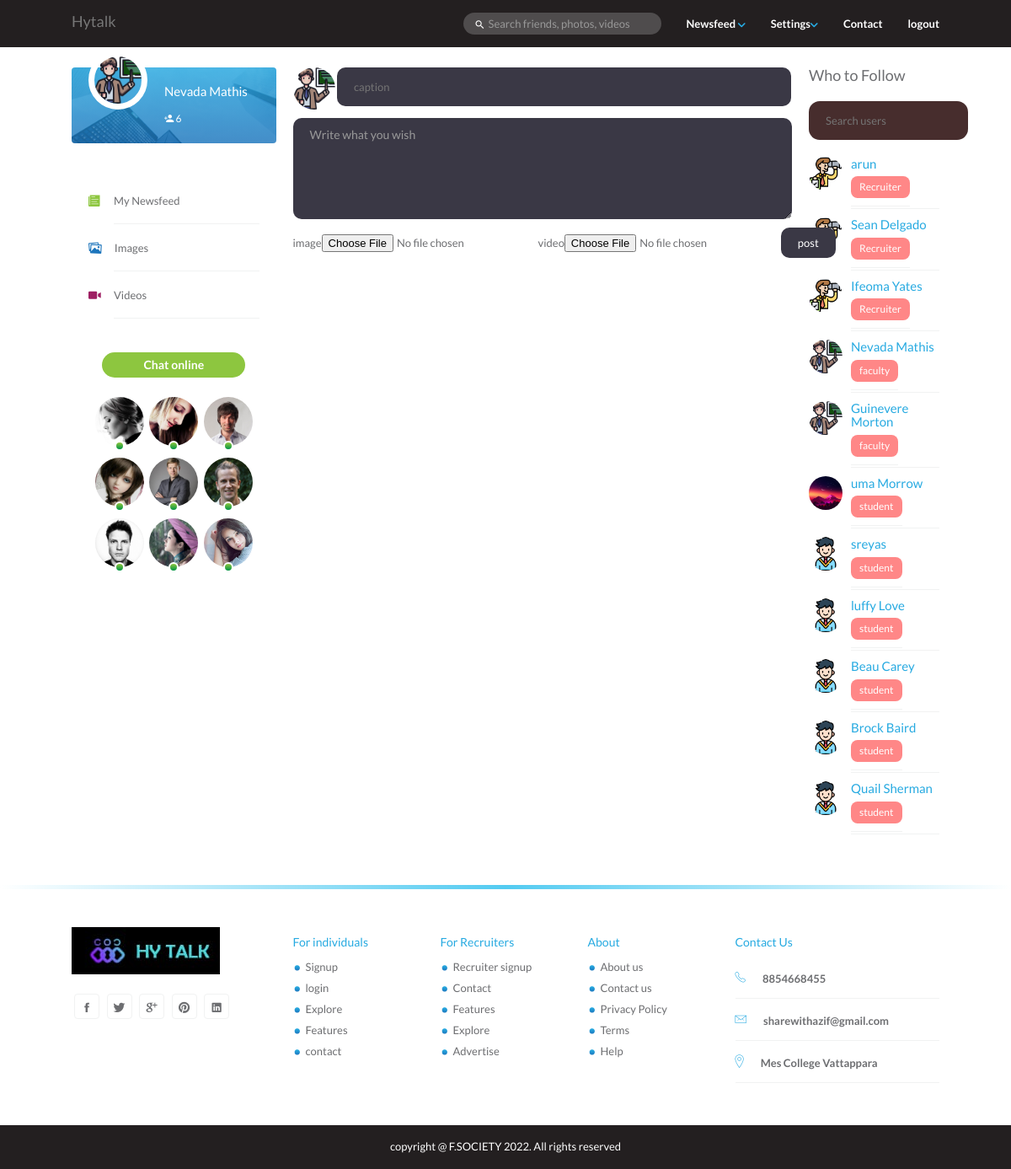
Screenshot of /Faculty/timeline.php (signed in) with the database file from the repository.
### tables this page shows
CREATE TABLE IF NOT EXISTS `faculty` (
  `id` int(11) NOT NULL AUTO_INCREMENT,
  `Name` varchar(50) NOT NULL,
  `designation` varchar(50) NOT NULL,
  `Dob` date NOT NULL,
  `Email` varchar(100) NOT NULL,
  `Faculty_pic` varchar(255) DEFAULT 'images/faculty/default.png',
  `Department` varchar(50) NOT NULL,
  `Mobile_no` varchar(20) NOT NULL,
  `Username` varchar(50) DEFAULT NULL,
  `Password` varchar(255) NOT NULL,
  PRIMARY KEY (`id`)
);

CREATE TABLE IF NOT EXISTS `recruiter` (
  `id` int(11) NOT NULL AUTO_INCREMENT,
  `Name` varchar(50) NOT NULL,
  `Company_details` varchar(255) NOT NULL,
  `Email` varchar(100) NOT NULL,
  `recruiter_pic` varchar(255) DEFAULT 'images/recruiter/default.png',
  `Designation` varchar(50) NOT NULL,
  `Mobile_no` varchar(20) NOT NULL,
  `Username` varchar(50) DEFAULT NULL,
  `Password` varchar(255) NOT NULL,
  PRIMARY KEY (`id`)
);

CREATE TABLE IF NOT EXISTS `student` (
  `id` int(11) NOT NULL AUTO_INCREMENT,
  `Name` varchar(50) NOT NULL,
  `semester` varchar(20) NOT NULL,
  `register_no` varchar(20) DEFAULT NULL,
  `Dob` date NOT NULL,
  `Gender` varchar(10) NOT NULL,
  `Email` varchar(100) NOT NULL,
  `Student_pic` varchar(255) DEFAULT 'images/users/default.png',
  `Stream` varchar(50) NOT NULL,
  `Mobile_no` varchar(20) NOT NULL,
  `Username` varchar(50) NOT NULL,
  `Password` varchar(255) NOT NULL,
  PRIMARY KEY (`id`)
);

### Faculty/static/header.php (called while the page is built, shortened)
<?php
include('../php/db/db.php');
$email = $_SESSION['email'];
$teacherList = mysqli_query($conn, "select * from faculty where Email='$email'");
$Fac_detail=$teacherList->fetch_assoc();
$FacName=$Fac_detail['Name'];
$FacImage=$Fac_detail['Faculty_pic'];
?>

### Faculty/static/right-side-bar.php (the view, shortened to what this page needs)
<?php
$studentList = mysqli_query($conn, "select * from student");
$facultyList = mysqli_query($conn, "select * from faculty");
$recruiterList = mysqli_query($conn, "select * from recruiter");
?>
<div class="col-md-2 static">
<div class="suggestions" id="sticky-sidebar">
    <h4 class="grey">Who to Follow</h4>
    <div class="follow-user-search-bar-container">
        <input type="text" onkeydown="search(this);" class="user-search" style="background-color: #472D2D;border-radius: 1.3rem;margin-bottom: 1rem;color: white;border: none; outline: none; padding: 1rem 2rem" placeholder="Search users">
    </div>
    <?php
        while($recruiter = $recruiterList->fetch_assoc()){
            ?>
                <div class="follow-user" >
                    <img src="../<?php echo $recruiter['recruiter_pic']; ?>" alt="" class="profile-photo-sm pull-left" />
                    <div>
                        <h5 style="font-size: 1.5rem" class="name"><?php echo $recruiter['Name'] ?></h5>
                        <div style="font-size: 1.2rem;width: fit-content;padding: 0 1rem;border-radius: .8rem;text-align: start; margin: 0 !important; background-color: #FF8787;color: white;transform: translateY(-.3rem);">Recruiter</div>
                    </div>
                </div>
            <?php
        }
        while($faculty = $facultyList->fetch_assoc()){
            ?>
                <div class="follow-user" >
                    <img src="../<?php echo $faculty['Faculty_pic']; ?>" alt="" class="profile-photo-sm pull-left" />
                    <div>
                        <h5 style="font-size: 1.5rem" class="name"><?php echo $faculty['Name'] ?></h5>
                        <div style="font-size: 1.2rem;width: fit-content;padding: 0 1rem;border-radius: .8rem;text-align: start; margin: 0 !important; background-color: #FF8787;color: white;transform: translateY(-.3rem);">faculty</div>
                    </div>
                </div>
            <?php
        }
        while($student = $studentList->fetch_assoc()){
            ?>
                <div class="follow-user">
                    <img src="../<?php echo $student['Student_pic']; ?>" alt="" class="profile-photo-sm pull-left" />
                    <div>
                        <h5 style="font-size: 1.5rem" class="name"><?php echo $student['Name'] ?></h5>
                        <div style="font-size: 1.2rem;width: fit-content;padding: 0 1rem;border-radius: .8rem;text-align: start; margin: 0 !important; background-color: #FF8787;color: white;transform: translateY(-.3rem);">student</div>
                    </div>
                </div>
            <?php
        }
    ?>
</div>
</div>

### Faculty/timeline.php (shortened to what this page needs)
<?php
include('static/header.php');
?>
<!DOCTYPE html>
<html lang="en">
<head>
  <link rel="stylesheet" href="../css/bootstrap.min.css" />
  <link rel="stylesheet" href="../css/style.css" />
  <link rel="stylesheet" href="../css/ionicons.min.css" />
  <link rel="stylesheet" href="../css/font-awesome.min.css" />
  <link href="../css/emoji.css" rel="stylesheet">
</head>
<body>
  <header id="header">
    <nav class="navbar navbar-default navbar-fixed-top menu">
      <div class="container">
        <div class="navbar-header">
          <a class="navbar-brand" href="#">
            Hytalk
          </a>
        </div>
        <div class="collapse navbar-collapse" id="bs-example-navbar-collapse-1">
          <ul class="nav navbar-nav navbar-right main-menu">
            <li class="dropdown">
                <a href="newsfeed.php" class="dropdown-toggle" >Newsfeed <span><img src="images/down-arrow.png" alt="" /></span></a>
              </li>
            <li class="dropdown">
              <a href="#" class="dropdown-toggle" data-toggle="dropdown" role="button" aria-haspopup="true" aria-expanded="false">Settings<span><img src="../images/down-arrow.png" alt="" /></span></a>
            </li>
            <li class="dropdown"><a href="../contact.php">Contact</a></li>
            <li class="dropdown"><a href="php/logout.php">logout</a></li>
          </ul>
          <form class="navbar-form navbar-right hidden-sm">
            <div class="form-group">
              <i class="icon ion-android-search"></i>
              <input type="text" class="form-control" placeholder="Search friends, photos, videos">
            </div>
          </form>
        </div>
      </div>
    </nav>
  </header>
  <div id="page-contents">
    <div class="container">
      <div class="row">
        <?php include('static/left-side-bar.php'); ?>
        <div class="col-md-7">
          <?php include('static/post.php') ?>
        </div>
        <?php include('static/right-side-bar.php'); ?>
      </div>
    </div>
  </div>
  <footer id="footer">
    <div class="container">
      <div class="row">
        <div class="footer-wrapper">
          <div class="col-md-3 col-sm-3">
            <a href="#"><img src="../images/logo.png.jpg" alt="" class="footer-logo" /></a>
            <ul class="list-inline social-icons">
              <li><a href="#"><i class="icon ion-social-facebook"></i></a></li>
              <li><a href="#"><i class="icon ion-social-twitter"></i></a></li>
              <li><a href="#"><i class="icon ion-social-googleplus"></i></a></li>
              <li><a href="#"><i class="icon ion-social-pinterest"></i></a></li>
              <li><a href="#"><i class="icon ion-social-linkedin"></i></a></li>
            </ul>
          </div>
          <div class="col-md-2 col-sm-2">
            <h5>For individuals</h5>
            <ul class="footer-links">
              <li><a href="../index-registerstudent.php">Signup</a></li>
              <li><a href="../index-registeradmin.php">login</a></li>
              <li><a href="#">Explore</a></li>
              <li><a href="#">Features</a></li>
              <li><a href="../contact.php">contact</a></li>
            </ul>
          </div>
          <div class="col-md-2 col-sm-2">
            <h5>For Recruiters</h5>
            <ul class="footer-links">
              <li><a href="../index-registerrecruiter.php">Recruiter signup</a></li>
              <li><a href="../contact.php"></a>Contact</li>
              <li><a href="#">Features</a></li>
              <li><a href="#">Explore</a></li>
              <li><a href="#">Advertise</a></li>
            </ul>
          </div>
          <div class="col-md-2 col-sm-2">
            <h5>About</h5>
            <ul class="footer-links">
              <li><a href="../contact.php">About us</a></li>
              <li><a href="../contact.php">Contact us</a></li>
              <li><a href="#">Privacy Policy</a></li>
              <li><a href="#">Terms</a></li>
              <li><a href="faq.html">Help</a></li>
            </ul>
          </div>
          <div class="col-md-3 col-sm-3">
            <h5>Contact Us</h5>
            <ul class="contact">
              <li><i class="icon ion-ios-telephone-outline"></i>8854668455</li>
              <li><i class="icon ion-ios-email-outline"></i>sharewithazif@gmail.com</li>
              <li><i class="icon ion-ios-location-outline"></i>Mes College Vattappara</li>
            </ul>
          </div>
        </div>
      </div>
    </div>
    <div class="copyright">
      <p>copyright @ F.SOCIETY 2022. All rights reserved</p>
    </div>
  </footer>
</body>
</html>

### Faculty/static/left-side-bar.php
<?php
$followingCount = mysqli_query($conn, "select * from student ")->num_rows;
?>
<div class="col-md-3 static">
<div class="profile-card">
    <img src="../<?php echo $FacImage; ?>" alt="user" class="profile-photo" />
    <h5><a href="timeline.php" class="text-white"><?php echo $FacName ?></a></h5>
    <a href="#" class="text-white"><i class="ion ion-android-person-add"></i> <?php echo $followingCount; ?></a>
</div>
<ul class="nav-news-feed">
    <li><i class="icon ion-ios-paper"></i><div><a href="newsfeed.php">My Newsfeed</a></div></li>
    <li><i class="icon ion-images"></i><div><a href="timeline.php">Images</a></div></li>
    <li><i class="icon ion-ios-videocam"></i><div><a href="timeline.php">Videos</a></div></li>
</ul>
<div id="chat-block">
    <div class="title">Chat online</div>
    <ul class="online-users list-inline">
    <li><a href="#" title="Justin"><img src="../images/users/user-2.jpg" alt="user" class="img-responsive profile-photo" /><span class="online-dot"></span></a></li>
    <li><a href="#" title="Alan"><img src="../images/users/user-3.jpg" alt="user" class="img-responsive profile-photo" /><span class="online-dot"></span></a></li>
    <li><a href="#" title="Arun"><img src="../images/users/user-4.jpg" alt="user" class="img-responsive profile-photo" /><span class="online-dot"></span></a></li>
    <li><a href="#" title="Amal"><img src="../images/users/user-5.jpg" alt="user" class="img-responsive profile-photo" /><span class="online-dot"></span></a></li>
    <li><a href="#" title="Aravind"><img src="../images/users/user-6.jpg" alt="user" class="img-responsive profile-photo" /><span class="online-dot"></span></a></li>
    <li><a href="#" title="Prince"><img src="../images/users/user-7.jpg" alt="user" class="img-responsive profile-photo" /><span class="online-dot"></span></a></li>
    <li><a href="#" title="Emma Mackey"><img src="../images/users/user-8.jpg" alt="user" class="img-responsive profile-photo" /><span class="online-dot"></span></a></li>
    <li><a href="#" title="Decaprio"><img src="../images/users/user-9.jpg" alt="user" class="img-responsive profile-photo" /><span class="online-dot"></span></a></li>
    <li><a href="#" title="Andrew"><img src="../images/users/user-10.jpg" alt="user" class="img-responsive profile-photo" /><span class="online-dot"></span></a></li>
    </ul>
</div>
</div>

### Faculty/static/post.php (shortened to what this page needs)
<div class="main-post-container">
    <form method="post" action="" enctype="multipart/form-data">
        <div class="first-row">
        <img src="../<?php echo $FacImage; ?>" alt="" class="profile-photo-md" />
        <input name='caption' placeholder="caption" class="caption-input-field" required>
        </div>
        <div class="second-row">
            <textarea required name="texts" id="exampleTextarea" cols="30" rows="5" class="form-control text-area-field" placeholder="Write what you wish"></textarea>
        </div>
        <div class="third-row">
            image<input type="file" name="image">
            video<input type="file" name="video">
            <button type="submit" class="sub-btn" name='post-submit'>post</button>
        </div>
    </form>
</div>

### Faculty/static/post.php (style rules this page uses)
.caption-input-field { width: 91%; background-color: #3A3845; border: none; outline: none; padding: 1rem 2rem; border-radius: 1rem; color: white; }
.main-post-container { height: fit-content; margin-bottom: 5rem; }
.first-row { margin-bottom: 1rem; }
.text-area-field { background-color: #3A3845; color: white; border: none; outline: none; padding: 1rem 2rem; border-radius: 1rem; }
.third-row { display: flex; align-items: center; height: fit-content; width: 100%; padding: 1rem 0; }
.sub-btn { padding: .5rem 2rem; background-color: #3A3845; border-radius: 1rem; outline: none; border: none; display: inline-block; color: white; }

### rows the page displays
faculty: Faculty_pic (placeholder picture), Name "Nevada Mathis"
recruiter: recruiter_pic (placeholder picture), Name "arun"
recruiter: Name "Sean Delgado"
recruiter: recruiter_pic (placeholder picture), Name "Ifeoma Yates"
faculty: Faculty_pic (placeholder picture), Name "Guinevere Morton"
student: Student_pic (picture), Name "uma Morrow"
student: Student_pic (placeholder picture), Name "sreyas"
student: Student_pic (placeholder picture), Name "luffy Love"
student: Student_pic (placeholder picture), Name "Beau Carey"
student: Student_pic (placeholder picture), Name "Brock Baird"
student: Student_pic (placeholder picture), Name "Quail Sherman"

### other values shown
$followingCount "6"
